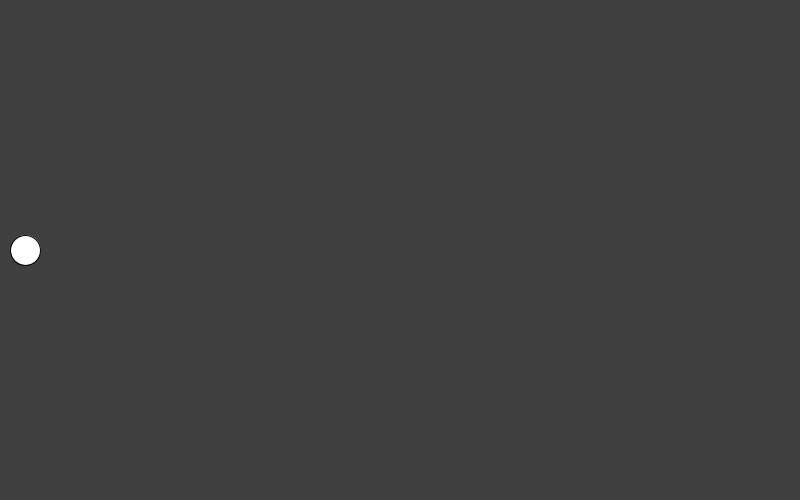
Frame 1 (no input)
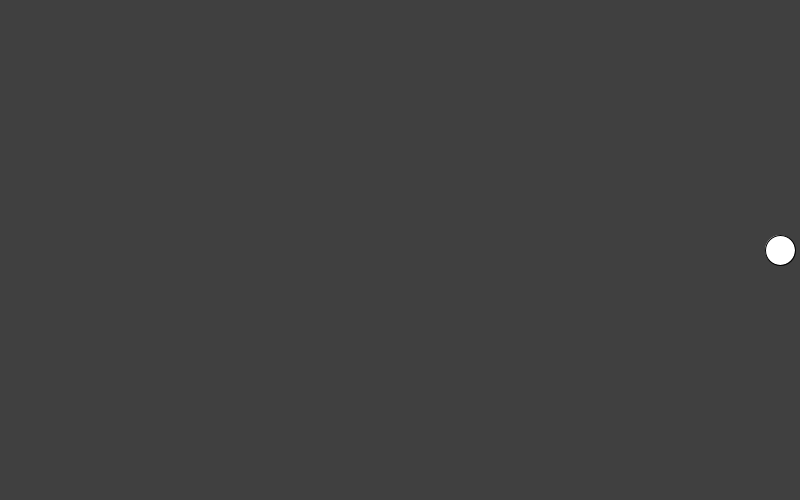
Frame 60 (the mouse pressed at the canvas centre just before this capture)
Frame 120 (the mouse held since frame 60 and released just before this capture): identical to frame 60, image omitted

The Processing sketch that drew these frames (run headless with seeded random() and noise(); from frame 60 on, the mouse is pressed at the canvas centre):

// Processing sketch: TweenDemo
// ── TweenDemo.pde


float xStart = 20;
float xEnd = 780;

float timeCurrent = 0;
float timeTotal = 1;

float timeStampPrev = 0;

void setup(){
  size(800, 500);
}

void draw(){
  background(64);
  
  float timeStamp = millis()/1000.0;
  float dt = timeStamp - timeStampPrev;
  timeStampPrev = timeStamp;
  
  // increase time
  timeCurrent += dt;
  
  float p = timeCurrent / timeTotal;
  p = constrain(p, 0, 1); // clamp
  
  // bending the percent curve
  // to add easing
  p = p * p * (3 - 2 * p);
  
  float x = lerp(xStart, xEnd, p);
  
  ellipse(x, height/2, 30, 30);
}

void mousePressed(){
  timeCurrent = 0;
}
